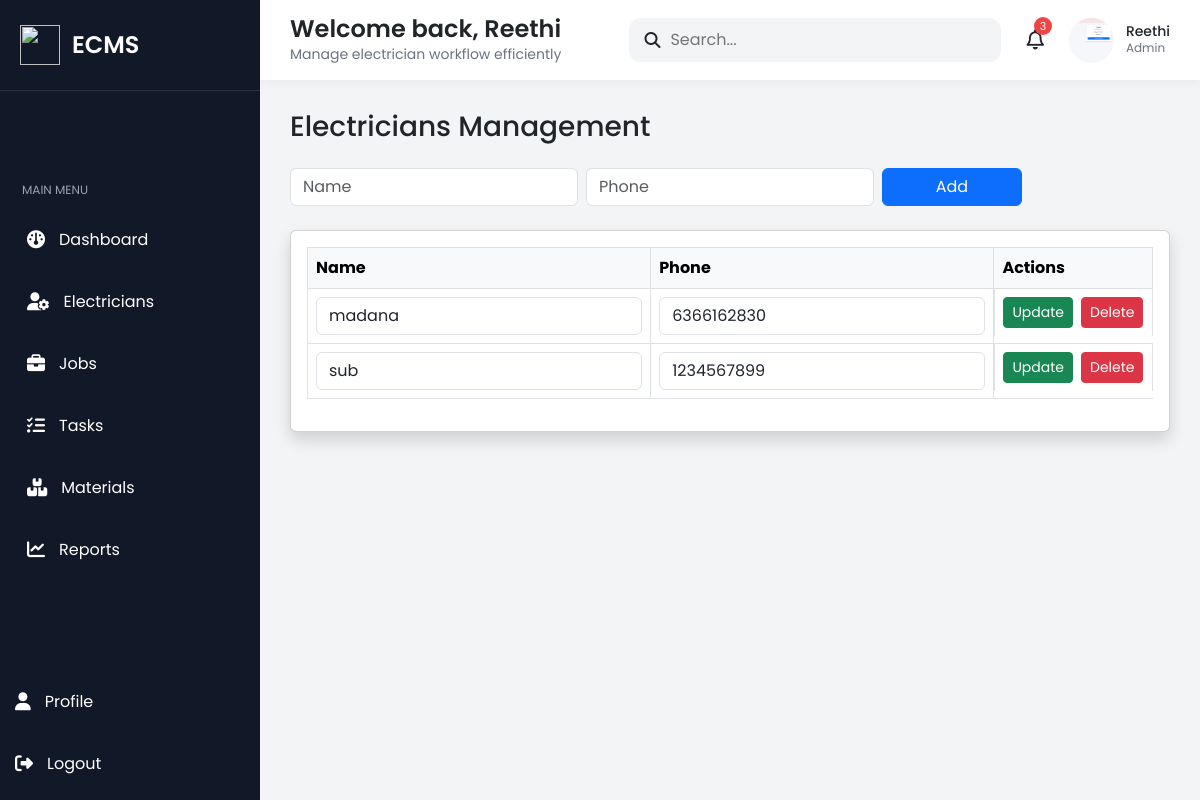
The page /electricians/ (signed in) on the database as committed earlier.
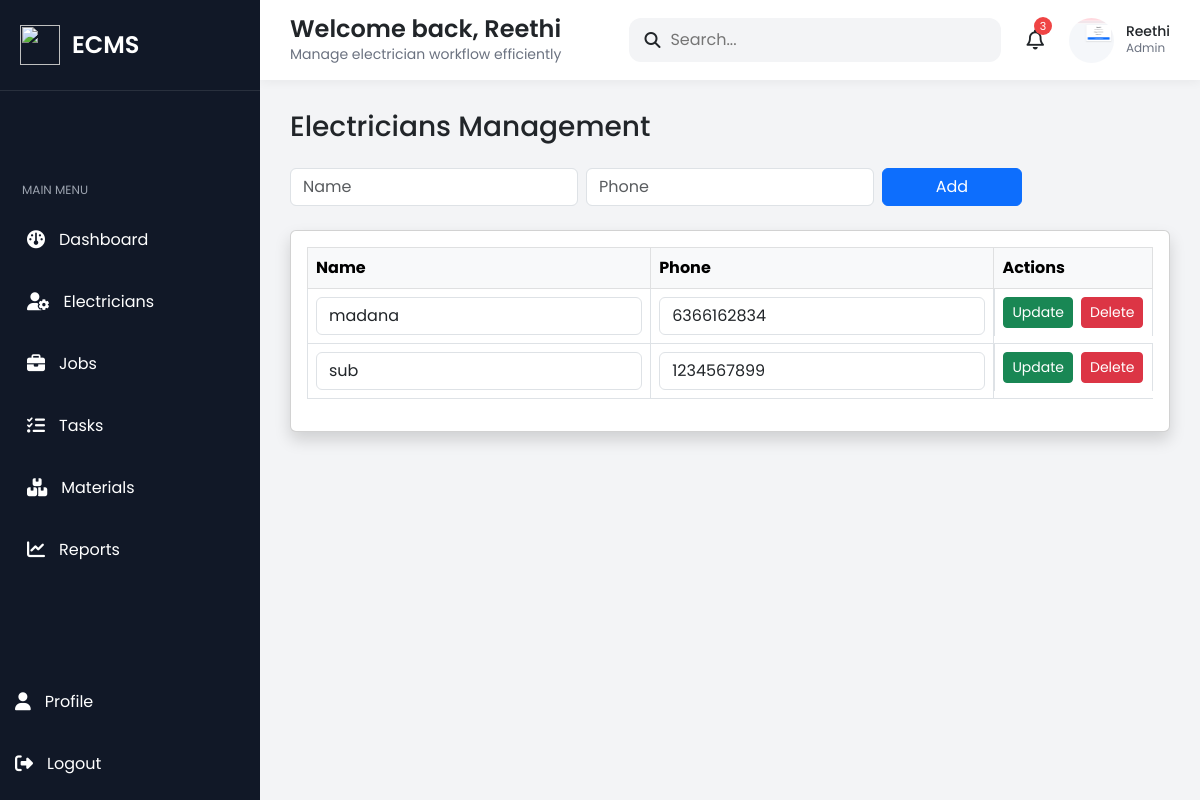
The same page on the database as committed later.
### core/models.py (models this page shows, shortened)
class Electrician(models.Model):
    name = models.CharField(max_length=100)
    phone = models.CharField(max_length=15)

### core/views.py (the view, shortened to what this page needs)
# urls.py: path('electricians/', views.electricians),
def electricians(request):
    if check_login(request):
        return check_login(request)
    if not is_admin(request):
        return redirect('/dashboard/')
    search = request.GET.get('search')
    if search:
        electricians_list = Electrician.objects.filter(
            name__icontains=search
        )
    else:
        electricians_list = Electrician.objects.all()
    return render(request, 'electricians.html', {
        'electricians': electricians_list
    })

### core/views.py (called while the page is built)
def is_admin(request):
    return request.session.get('role') == "Admin"

def check_login(request):
    if not request.session.get('user_id'):
        return redirect('/login/')

### templates/electricians.html (shortened to what this page needs)
{% extends 'base.html' %}
{% block content %}
<h3 class="mb-4">Electricians Management</h3>
{% if request.session.role == "Admin" %}
<form method="POST" class="row g-2 mb-4">
<div class="col-md-4">
<input name="name" class="form-control" placeholder="Name" required>
</div>
<div class="col-md-4">
<input name="phone" class="form-control" placeholder="Phone" required>
</div>
<div class="col-md-2">
<button type="submit" class="btn btn-primary w-100">Add</button>
</div>
</form>
{% endif %}
<div class="card p-3 shadow">
<table class="table table-bordered align-middle">
<tr class="table-light">
<th>Name</th>
<th>Phone</th>
{% if request.session.role == "Admin" %}
<th>Actions</th>
{% endif %}
</tr>
{% for e in electricians %}
<form method="POST">
<tr>
<td>
<input name="name" value="{{ e.name }}" class="form-control">
</td>
<td>
<input name="phone" value="{{ e.phone }}" class="form-control">
</td>
{% if request.session.role == "Admin" %}
<td class="d-flex gap-2">
<button type="submit" class="btn btn-success btn-sm">Update</button>
<a href="/delete-electrician/{{ e.id }}/"
   class="btn btn-danger btn-sm"
   onclick="return confirm('Delete this electrician?')">
Delete
</a>
</td>
{% endif %}
</tr>
</form>
{% endfor %}
</table>
</div>
{% endblock %}

Rows that differ between the two databases and show on the page:
changed Electrician "madana": phone "6366162830" → "6366162834"
